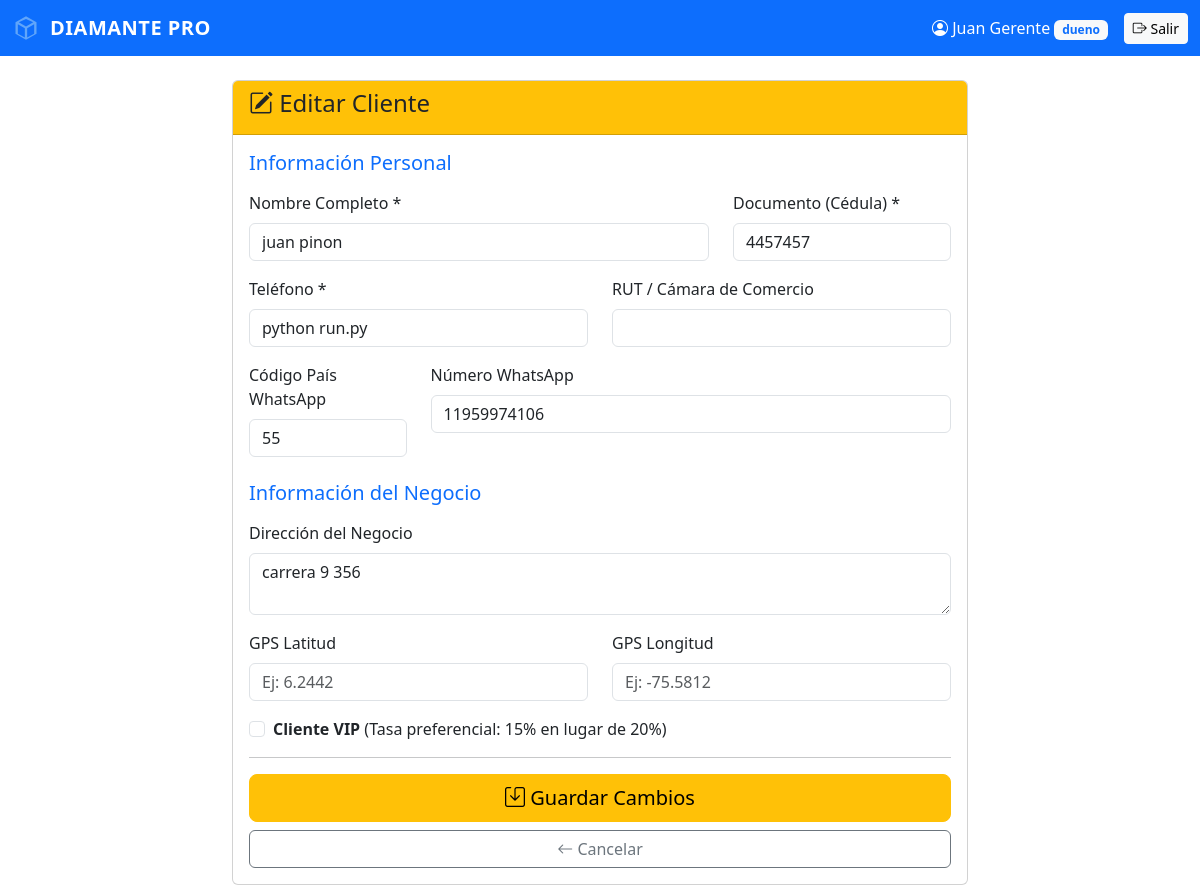
Page /clientes/editar/5 (signed in) on the committed database.
### app/models.py (models this page shows, shortened)
class Cliente(db.Model):
    __tablename__ = 'clientes'
    id = db.Column(db.Integer, primary_key=True)
    nombre = db.Column(db.String(100), nullable=False)
    documento = db.Column(db.String(20), unique=True, nullable=False)
    documento_negocio = db.Column(db.String(30))
    telefono = db.Column(db.String(20), nullable=False)
    whatsapp_codigo_pais = db.Column(db.String(5), default='57')  # Código de país para WhatsApp
    whatsapp_numero = db.Column(db.String(20))  # Número WhatsApp sin código de país
    direccion_negocio = db.Column(db.String(200))
    gps_latitud = db.Column(db.Float)
    gps_longitud = db.Column(db.Float)
    es_vip = db.Column(db.Boolean, default=False)
    fecha_registro = db.Column(db.DateTime, default=datetime.utcnow)

### app/routes.py (the view)
    @app.route('/clientes/editar/<int:cliente_id>')
    def clientes_editar(cliente_id):
        if 'usuario_id' not in session:
            return redirect(url_for('home'))
        cliente = Cliente.query.get_or_404(cliente_id)
        return render_template('clientes_editar.html',
                             cliente=cliente,
                             nombre=session.get('nombre'),
                             rol=session.get('rol'))

### app/templates/clientes_editar.html (shortened to what this page needs)
<!DOCTYPE html>
<html>
<head>
    <link href="https://cdn.jsdelivr.net/npm/bootstrap@5.3.0/dist/css/bootstrap.min.css" rel="stylesheet">
    <link rel="stylesheet" href="https://cdn.jsdelivr.net/npm/bootstrap-icons@1.11.0/font/bootstrap-icons.css">
</head>
<body>
    <nav class="navbar navbar-expand-lg navbar-dark bg-primary">
        <div class="container-fluid">
            <a class="navbar-brand" href="/dashboard" style="display: inline-flex; align-items: center; gap: 10px; font-weight: 600; letter-spacing: 0.5px;">
                <svg style="width: 28px; height: 28px; fill: #60a5fa;" viewBox="0 0 24 24" xmlns="http://www.w3.org/2000/svg">
                    <path d="M12 2L3 7v10l9 5 9-5V7l-9-5zm0 2.18L18.18 7 12 10.82 5.82 7 12 4.18zM5 8.82l6 3.5v7.86l-6-3.33V8.82zm8 11.36v-7.86l6-3.5v8.03l-6 3.33z"/>
                </svg>
                <span>DIAMANTE PRO</span>
            </a>
            <div class="d-flex align-items-center">
                <span class="text-white me-3">
                    <i class="bi bi-person-circle"></i> {{ nombre }}
                    <span class="badge bg-light text-primary">{{ rol }}</span>
                </span>
                <a href="/logout" class="btn btn-light btn-sm">
                    <i class="bi bi-box-arrow-right"></i> Salir
                </a>
            </div>
        </div>
    </nav>
    <div class="container mt-4">
        <div class="row">
            <div class="col-md-8 offset-md-2">
                <div class="card">
                    <div class="card-header bg-warning text-dark">
                        <h4><i class="bi bi-pencil-square"></i> Editar Cliente</h4>
                    </div>
                    <div class="card-body">
                        <form method="POST" action="/clientes/actualizar/{{ cliente.id }}">
                            <h5 class="mb-3 text-primary">Información Personal</h5>
                            <div class="row mb-3">
                                <div class="col-md-8">
                                    <label class="form-label">Nombre Completo *</label>
                                    <input type="text" name="nombre" class="form-control" required
                                           value="{{ cliente.nombre }}">
                                </div>
                                <div class="col-md-4">
                                    <label class="form-label">Documento (Cédula) *</label>
                                    <input type="text" name="documento" class="form-control" required
                                           value="{{ cliente.documento }}">
                                </div>
                            </div>
                            <div class="row mb-3">
                                <div class="col-md-6">
                                    <label class="form-label">Teléfono *</label>
                                    <input type="tel" name="telefono" class="form-control" required
                                           value="{{ cliente.telefono }}">
                                </div>
                                <div class="col-md-6">
                                    <label class="form-label">RUT / Cámara de Comercio</label>
                                    <input type="text" name="documento_negocio" class="form-control"
                                           value="{{ cliente.documento_negocio or '' }}">
                                </div>
                            </div>
                            <div class="row mb-3">
                                <div class="col-md-3">
                                    <label class="form-label">Código País WhatsApp</label>
                                    <input type="text" name="whatsapp_codigo_pais" class="form-control"
                                           value="{{ cliente.whatsapp_codigo_pais or '57' }}">
                                </div>
                                <div class="col-md-9">
                                    <label class="form-label">Número WhatsApp</label>
                                    <input type="tel" name="whatsapp_numero" class="form-control"
                                           value="{{ cliente.whatsapp_numero or '' }}">
                                </div>
                            </div>
                            <h5 class="mb-3 text-primary mt-4">Información del Negocio</h5>
                            <div class="mb-3">
                                <label class="form-label">Dirección del Negocio</label>
                                <textarea name="direccion_negocio" class="form-control" rows="2">{{ cliente.direccion_negocio or '' }}</textarea>
                            </div>
                            <div class="row mb-3">
                                <div class="col-md-6">
                                    <label class="form-label">GPS Latitud</label>
                                    <input type="text" name="gps_latitud" class="form-control"
                                           value="{{ cliente.gps_latitud or '' }}" placeholder="Ej: 6.2442">
                                </div>
                                <div class="col-md-6">
                                    <label class="form-label">GPS Longitud</label>
                                    <input type="text" name="gps_longitud" class="form-control"
                                           value="{{ cliente.gps_longitud or '' }}" placeholder="Ej: -75.5812">
                                </div>
                            </div>
                            <div class="mb-3">
                                <div class="form-check">
                                    <input class="form-check-input" type="checkbox" name="es_vip" id="es_vip"
                                           {% if cliente.es_vip %}checked{% endif %}>
                                    <label class="form-check-label" for="es_vip">
                                        <strong>Cliente VIP</strong> (Tasa preferencial: 15% en lugar de 20%)
                                    </label>
                                </div>
                            </div>
                            <hr>
                            <div class="d-grid gap-2">
                                <button type="submit" class="btn btn-warning btn-lg">
                                    <i class="bi bi-save"></i> Guardar Cambios
                                </button>
                                <a href="/clientes" class="btn btn-outline-secondary">
                                    <i class="bi bi-arrow-left"></i> Cancelar
                                </a>
                            </div>
                        </form>
                    </div>
                </div>
            </div>
        </div>
    </div>
</body>
</html>

### rows in the picture
Cliente: nombre "juan pinon", documento "4457457", telefono "python run.py", whatsapp_codigo_pais "55", whatsapp_numero "11959974106", direccion_negocio "carrera 9 356"

### other values in the picture
{{ nombre }} "Juan Gerente"
{{ rol }} "dueno"
